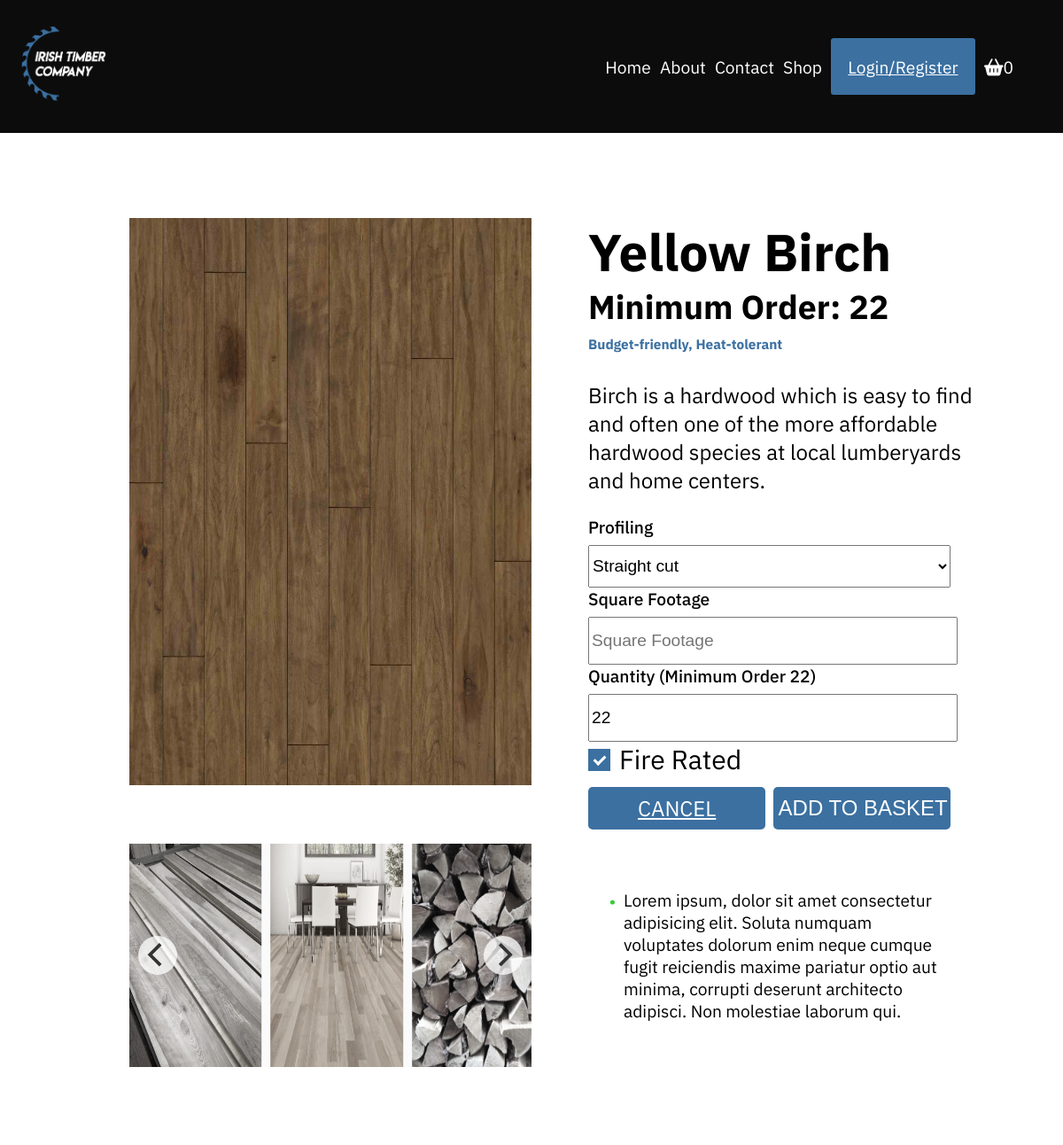
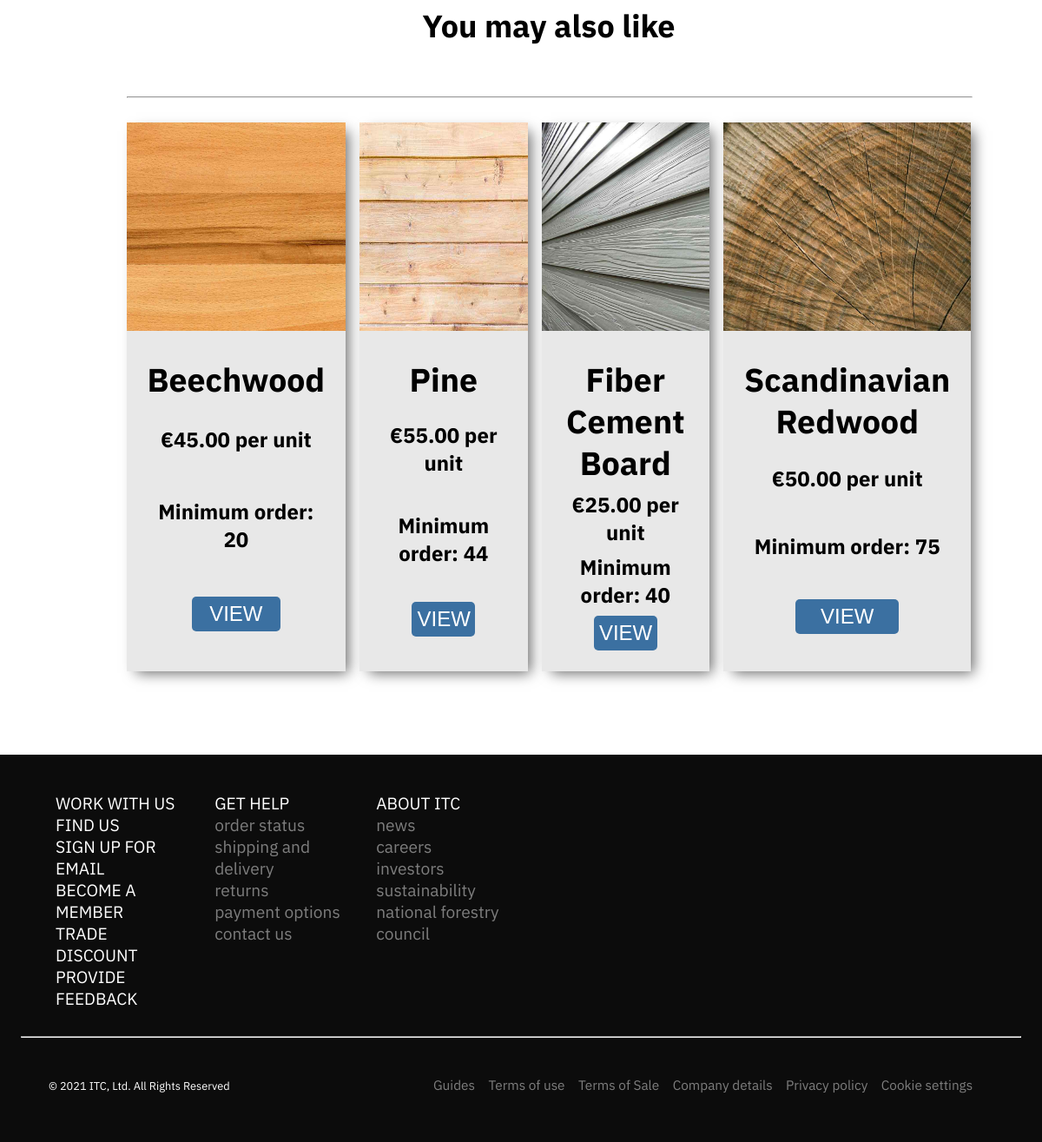
The app's page /views/timber-view.php?id=6 with its own data (2 pictures, top to bottom).
### tables this page shows
CREATE TABLE `images` (
  `id` int(11) NOT NULL,
  `filename` varchar(256) NOT NULL
);

CREATE TABLE `timbers` (
  `id` int(11) NOT NULL,
  `title` varchar(64) NOT NULL,
  `description` text NOT NULL,
  `price` decimal(7,2) NOT NULL,
  `category_id` int(11) NOT NULL,
  `minimum_order` int(11) NOT NULL,
  `image_id` int(11) NOT NULL
);

### views/timber-view.php (the view, shortened to what the rows shown need)
<?php require_once '../config.php'; ?>
<?php
try {
  $timber_id = $_GET['id'];
  $related_products_final = array();
  $timber = Timber::findById($timber_id);
  $timber = Timber::findById($timber_id);
  $related_products = null;
  if (Timber_Attribute::findByTimberId($timber_id, 4) != null) {
    $this_product_attributes = Timber_Attribute::findByTimberId($timber_id);
    foreach($this_product_attributes as $this_product_attribute){
      $related_products = Timber_Attribute::findByAttributeId($this_product_attribute->attribute_id);
    }
    foreach($related_products as $related_product){
      if($related_product->timber_id === $timber_id){
        unset($related_products[$key]);
      }
    }
    if(count($related_products)>4){
      $related_products = array_slice($related_products, 0, 4);
    }
  } else {
    $related_products = Timber::findByCategoryIdExcluding($timber->category_id, $timber_id, 4);
  }
  if ($related_products != null) {
    $related_products = array_unique($related_products, SORT_REGULAR);
    foreach($related_products as $related_product){
      if($related_product instanceof Timber_Attribute){
        $timber_obj = Timber::findById($related_product->timber_id);
        array_push($related_products_final,$timber_obj);
      }
      else if($related_product instanceof Timber){
        $timber_obj = Timber::findById($related_product->id);
        array_push($related_products_final,$timber_obj);
      }
    }
  }
} catch (Exception $ex) {
  $request->session()->set("flash_message", $ex->getMessage());
  $request->session()->set("flash_message_class", "alert-warning");
  $request->redirect("/index.php");
}
?>
<!doctype html>
<html lang="en">
<head>
  <link rel="stylesheet" href="<?= APP_URL ?>/assets/css/style_purged.css">
  <link rel="stylesheet" href="<?= APP_URL ?>/assets/css/flickity.css" media="screen">
  <link rel="stylesheet" href="<?= APP_URL ?>/assets/css/scale.css" media="screen">
</head>
<body class="body">
  <div class="container">
    <div class="container__inner">
      <aside class="img__left">
        <?php
        try {
          $image = Image::findById($timber->image_id);
        } catch (Exception $e) {
        }
        if ($image !== null) {
        ?>
          <img src="<?= APP_URL . "/actions/" . $image->filename ?>" class="" alt="Timber image">
        <?php
        }
        ?>
      </aside>
      <article class="main__body">
        <div class="main__header">
          <h1 class="main__title"><?= $timber->title ?></h1>
          <h2 class="main__subtitle">Minimum Order: <?= $timber->minimum_order ?></h2>
          <h3 class="attribute">
            <?php
            $timber_attributes = Timber_Attribute::findByTimberId($timber->id);
            if ($timber_attributes != null) {
              $attribute = array();
              foreach ($timber_attributes as $timber_attribute) {
                $attribute[] = Attribute::findById($timber_attribute->attribute_id)->name;
              }
              if (count($attribute) > 1) {
                echo implode(", ", $attribute);
              } else {
                echo $attribute[0];
              }
            } else {
              echo "No attributes set";
            }
            ?>
          </h3>
        </div>
        <div class="main__copy">
          <p>
            <?= $timber->description ?>
          </p>
        </div>
        <form action="<?= APP_URL . '/actions/cart-add.php' ?>" class="product__view__form" method="post">
          <div class="main__footage">
            <label class="main__label" for="">Quantity (Minimum Order <?= $timber->minimum_order ?>)
            </label>
            <input placeholder="Quantity" type="number" name="quantity" min="<?= $timber->minimum_order ?>" step="1" class="main__input" id="endDate" value="<?= $timber->minimum_order ?>" />
          </div>
        </form>
      </article>
      <br>
      <h2 class="d-flex justify-content-center related__products__header">You may also like</h2>
      <div class="related__products">
        <div class="related__products__contain">
          <?php
          if ($related_products_final != null) {
            foreach ($related_products_final as $related_product) {
              if ($related_product->id !== $timber_id) {
          ?>
                <div class="container__inner__shop__product container__inner__shop__related__product related__product">
                  <div class="container__inner__shop__link related__container__link">
                    <?php
                    $timber_image = Image::findById($related_product->image_id);
                    if ($timber_image !== null) {
                    ?>
                      <img src="<?= APP_URL . "/actions/" . $timber_image->filename ?>" alt="Timber image">
                    <?php
                    }
                    ?>
                  </div>
                  <div class="container__product__banner related__banner d-flex align-items-center flex-column p-1em">
                    <h3 class="container__inner__shop__product__title"><?= $related_product->title ?></h3>
                    <h3 class="container__inner__shop__product__title step--0">&euro;<?= $related_product->price ?> per unit</h3>
                    <h3 class="container__inner__shop__product__title step--0">Minimum order: <?= $related_product->minimum_order ?></h3>
                    <a class="related__product__view__button w-50" href="timber-view.php?id=<?php echo $related_product->id; ?>" target="_new" class="w-50 mt-05"><button class="btn w-100">VIEW</button></a>
                  </div>
                </div>
          <?php
              }
            }
          }
          ?>
        </div>
      </div>
    </div>
  </div>
</body>
</html>

### records on screen
images: filename (picture)
timbers: title "Yellow Birch", minimum_order "22", description "Birch is a hardwood which is easy to find and often one of the more affordable hardwood species at local lumberyards and home centers.", quantity "22"
timbers: image.filename (picture), title "Beechwood", price "45.00", minimum_order "20"
timbers: image.filename (picture), title "Pine", price "55.00", minimum_order "44"
timbers: image.filename (picture), title "Fiber Cement Board", price "25.00", minimum_order "40"
timbers: image.filename (picture), title "Scandinavian Redwood", price "50.00", minimum_order "75"

### other values on screen
$num_items_in_basket "0"
implode(", ", $attribute) "Budget-friendly, Heat-tolerant"
